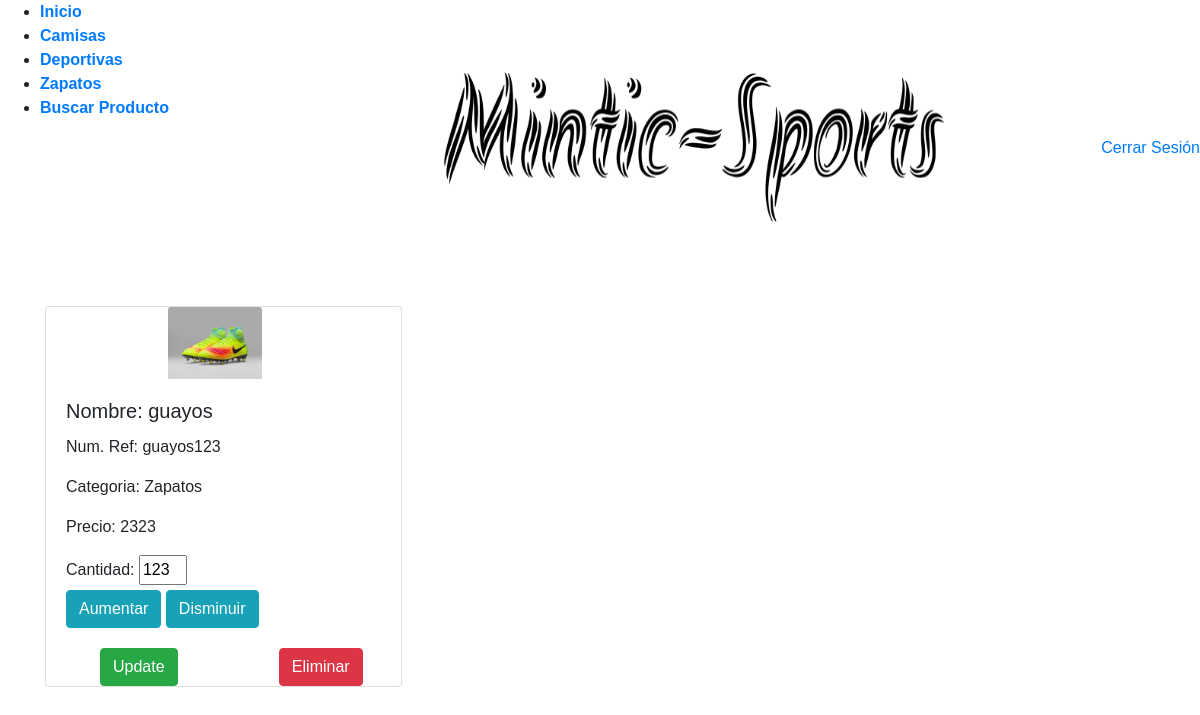
Screenshot of /categoria/categoria=Zapatos (signed in) with the database file from the repository.
### tables this page shows
CREATE TABLE productos (id INTEGER PRIMARY KEY AUTOINCREMENT, nombre TEXT (25), cantidad INTEGER (35), creatad DATE, referencia_cog TEXT (35), img TEXT (100), precio INTEGER, categoria TEXT);

### app.py (the view, shortened to what this page needs)
@app.route('/categoria/<string:categoria>', methods=['GET', 'POST'])
@app.route('/categoria', methods=['GET', 'POST'])
def CATEGORIA(categoria=None):
    titulo = "Mintic-Sports"
    if 'username' in session:
        username = session['username']
        if request.method == 'POST':
            cantidad = request.form['cantidad']  # sacar los campos del form
            idu = request.form['id']  # sacar los campos del form
            categoria = request.form['categoria']  # sacar los campos del form
            mensaje = sqlupdateProduct(int(cantidad), int(idu))
            data = sqlBuscarProductcategoria(categoria)
            return render_template('Vista5.html', titulo=titulo, mensaje=mensaje, data=data)
        else:
            categoria = categoria.rsplit('=', 1)[1]
            if str(categoria) == 'Camisa':
                mensaje = "Actualizar"+categoria
                data = sqlBuscarProductcategoria(categoria)
                if data == "" or data is None or len(data) <= 0:
                    return render_template('Vista5.html', titulo=mensaje, data=data)
                else:
                    return render_template('Vista5.html', titulo=mensaje, data=data)
            elif str(categoria) == 'Zapatos':
                mensaje = "Actualizar"+categoria
                data = sqlBuscarProductcategoria(categoria)
                if data == "" or data is None:
                    return render_template('index.html', titulo=mensaje)
                else:
                    return render_template('Vista5.html', titulo=mensaje, data=data)
        return render_template('index.html', titulo=mensaje)
    else:
        return redirect(url_for('login'))

### app.py (called while the page is built)
def sqlBuscarProductcategoria(categoria):
    conex = conexion.get_db()
    cur = conex.cursor()
    sql = "SELECT * FROM productos WHERE categoria='"+categoria+"'"
    cur.execute(sql)
    product = cur.fetchall()
    conex.close()
    return product

### conexion.py (called while the page is built)
def get_db():
    try:
        con=sqlite3.connect('sport.db')
        return con
    except :
        print('Error al conectar DB..')

### templates/Vista5.html (shortened to what this page needs)
 {% extends "ShemaPage.html" %} {% block contenido %}
<link rel="stylesheet" href="{{url_for('static',filename='css/reglasVista5.css')}}">
<img class="nombre" src="{{url_for('static',filename='img/nombre.png')}}" alt="Logo basico" style="width: 500px; height: 150px">
<div class="menu-wrap">
    <div class="menu">
        <div>
            <div>
                <ul>
                    <li><a href="/index"><b>Inicio</b></a></li>
                    <li><a href="/categoria/categoria=Camisa"><b>Camisas</b></a></li>
                    <li><a href="/categoria/categoria=Deportiva"><b>Deportivas</b></a></li>
                    <li><a href="/categoria/categoria=Zapatos"><b>Zapatos</b></a></li>
                    <li><a href="/buscar"><b>Buscar Producto</b></a></li>
                </ul>
            </div>
        </div>
    </div>
    <div class="row">
        <div class="col-md-4 ml-auto">
            <a style="float: right;" href="/cerrarsesion">Cerrar Sesión</a>
        </div>
    </div>
    <div style="margin-top: 146px;" class="container">
        <div class="card-columns">
            {%if data%} {% for product in data %}
            <div class="card">
                <form name="actualizar{% print(product[0]) %}" method="POST" action="/categoria">
                    <img style="width: 94px; margin-left: 122px;" src="../static/upload/{{product[5]}}" id="img" name="img" class="card-img-top ubicacion" alt="...">
                    <div class="card-body">
                        <h5 class="card-title">Nombre: {% print(product[1]) %}</h5>
                        <p>Num. Ref: {% print(product[4]) %}</p>
                        <p>Categoria: {% print(product[7]) %}</p>
                        <p>Precio: {% print(product[6]) %}</p>
                        <label for="cantidad">Cantidad:</label>
                        <input type="text" name="cantidad" id="cantidad" value="{% print(product[2]) %}" size="2" readonly>
                        <br><input type="button" class="btn btn-info" value="Aumentar" onclick="actualizar{% print(product[0]) %}.cantidad.value++;
            validacantidad(this.form)">
                        <input type="button" class="btn btn-info" value="Disminuir" onclick="actualizar{% print(product[0]) %}.cantidad.value--;
            validacantidad(this.form)">
                    </div>
                    <input style="    margin-left: 54px;" type="submit" value="Update" class="btn btn-success">
                </form>
                <a href="/eliminarProducto/id={% print(product[0]) %}/img={% print(product[5]) %}/categoria={% print(product[7]) %}"><button style="    float: right;
                    margin-top: -38px;
                    margin-right: 38px;" class="btn btn-danger">Eliminar</button></a>
            </div>
            {% endfor %} {%else%}
            <div class="card-columns">
                <div class="card-body">
                    <h5 class="card-title">NO HAY PRODUCTOS PARA LA CATEGORIA SELECCIONADA</h5>
                </div>
            </div>
            {%endif%}
        </div>
    </div>
</div>
{% endblock %}

### static/css/reglasVista5.css (style rules this page uses)
body { margin: 0; padding: 0; background: url(../img/backgroud.png) no-repeat center top; background-size: cover; font-family: 'Arial'; height: 100vh; }
.nombre { width: 210px; height: 210px; position: absolute; top: 9%; left: 37%; }

### rows the page displays
productos: img (picture), nombre "guayos", referencia_cog "guayos123", categoria "Zapatos", precio "2323", cantidad "123"
